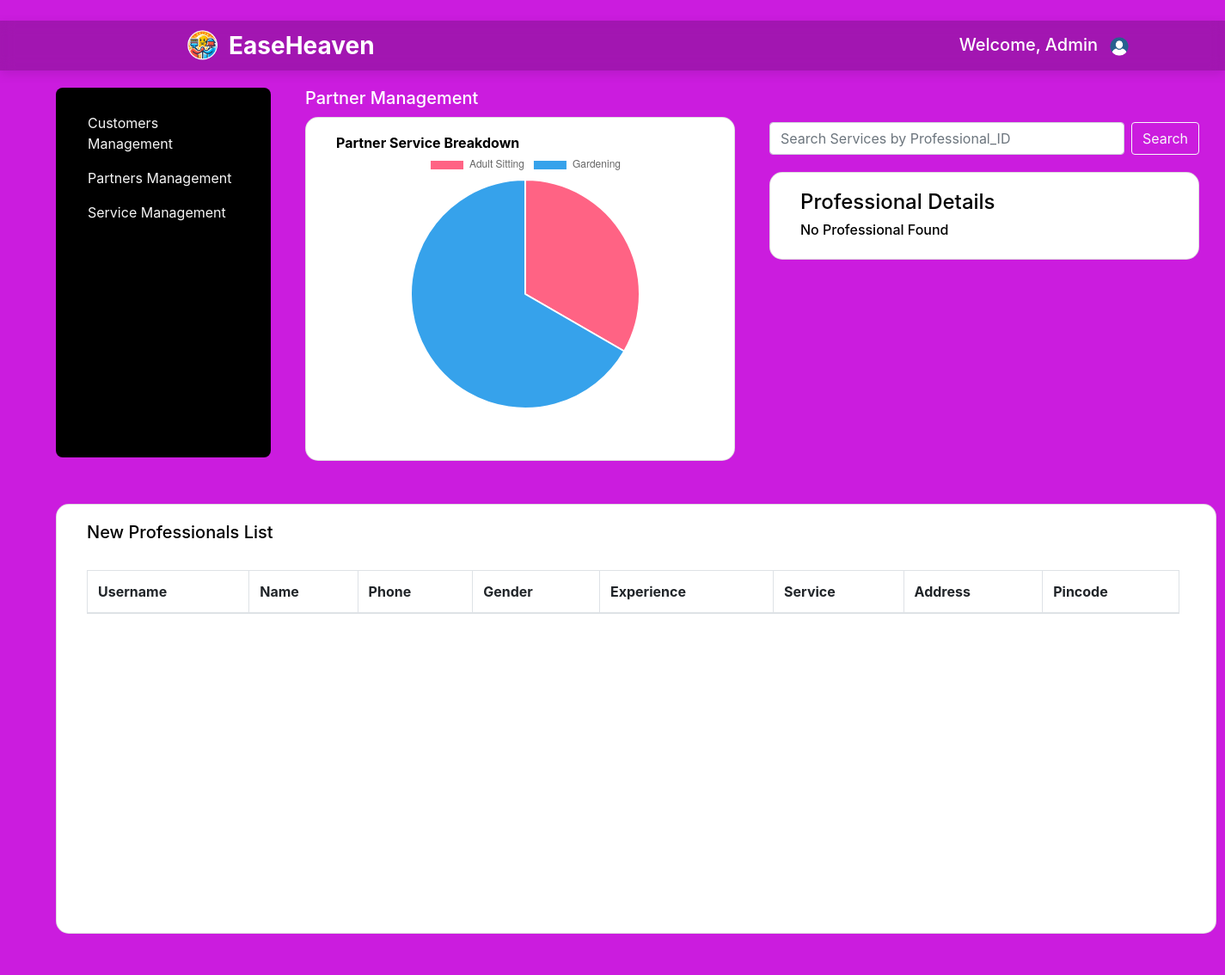
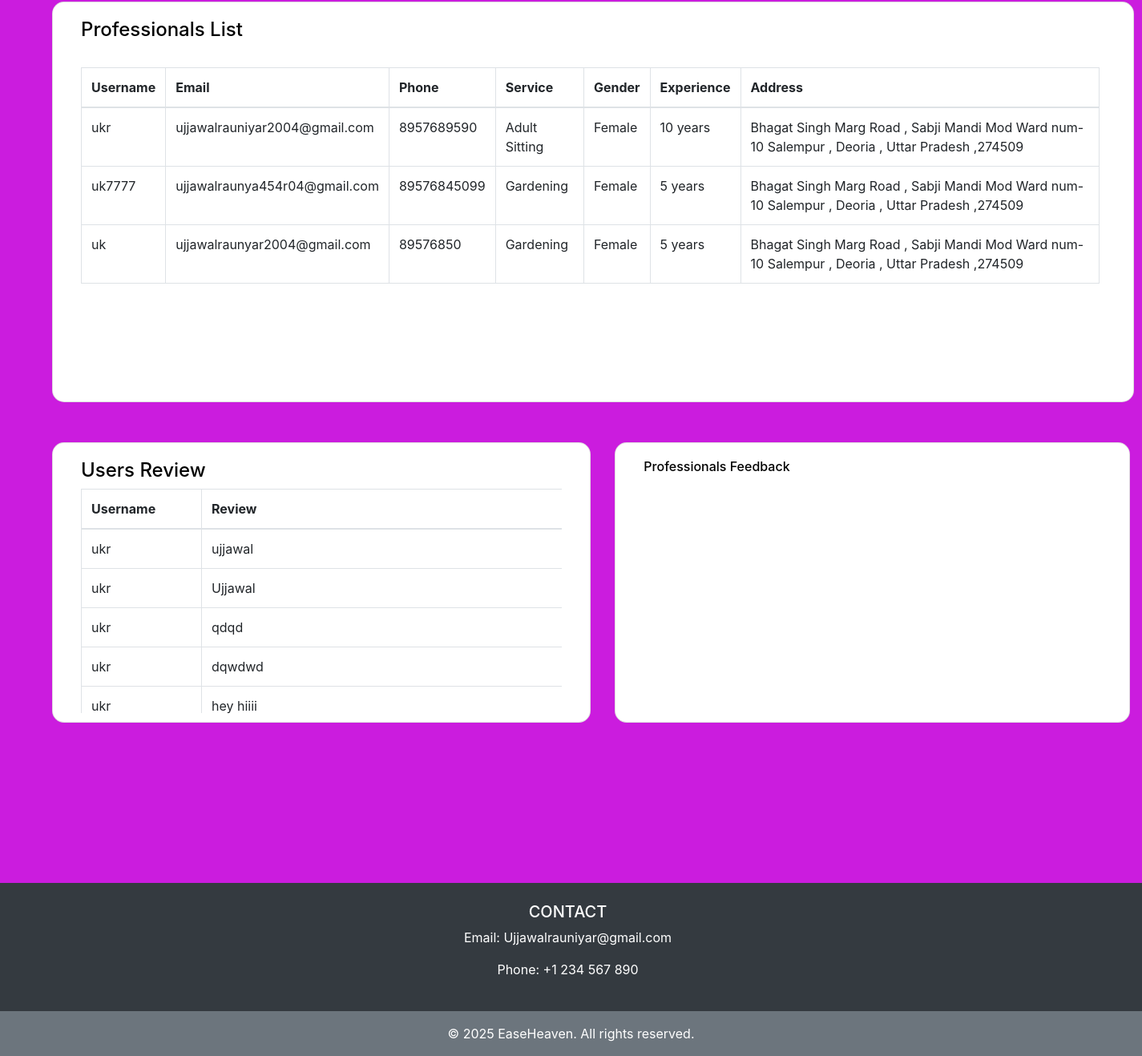
Screenshot of /Show_table2 (signed in) with the database file from the repository (2 pictures, top to bottom).
### tables this page shows
CREATE TABLE active_professional (
	id INTEGER NOT NULL, 
	username VARCHAR(50) NOT NULL, 
	password VARCHAR(100) NOT NULL, 
	gender VARCHAR(10) NOT NULL, 
	pincode VARCHAR(10) NOT NULL, 
	phone VARCHAR(15) NOT NULL, 
	address TEXT NOT NULL, 
	email VARCHAR(120) NOT NULL, 
	status VARCHAR(20) NOT NULL, 
	service VARCHAR(50) NOT NULL, 
	full_name VARCHAR(100) NOT NULL, 
	experience VARCHAR(50) NOT NULL, 
	PRIMARY KEY (id), 
	UNIQUE (username), 
	UNIQUE (phone), 
	UNIQUE (email)
);

CREATE TABLE review (
	id INTEGER NOT NULL, 
	username VARCHAR(50) NOT NULL, 
	review TEXT NOT NULL, 
	PRIMARY KEY (id)
);

### backend/main.py (the view, shortened to what this page needs)
@app.route('/Show_table2', methods=['GET' , 'POST'])
def show2():
    if 'id' not in session:
        return redirect('/Admin_login')
    db = get_db()
    cursor = db.cursor()
    result = None
    username = None  # to hold the searched service result
    cursor.execute('SELECT username, email, phone , service,gender,experience, address FROM active_professional')
    table2 = cursor.fetchall()
    cursor.execute('SELECT username , full_name, phone , gender , experience , service_type , address , pincode FROM professional')
    table1 = cursor.fetchall()
    cursor.execute('SELECT username, review FROM review')
    table3 = cursor.fetchall()
    if request.method == 'POST' and 'reject_professional' in request.form:
        user_id = request.form.get('username')
        cursor.execute('DELETE FROM professional WHERE username = ?', (user_id,))
        db.commit()
    cursor.execute('SELECT service, COUNT(*) FROM active_professional GROUP BY service')
    data = cursor.fetchall()
    labels = [row[0] for row in data]
    counts = [row[1] for row in data]
    return render_template('Admin_dash2.html' , table1=table1 ,  result=result , table2=table2 , table3=table3,labels=labels , counts = counts, username=username)

### backend/main.py (called while the page is built)
def get_db():
    db = getattr(g, '_database',None)
    if db is None:
        db = g._database = sqlite3.connect(Database)
    return db

@app.after_request
def add_header(response):
    response.headers["Cache-Control"] = "no-store, no-cache, must-revalidate, post-check=0, pre-check=0, max-age=0"
    response.headers["Pragma"] = "no-cache"
    response.headers["Expires"] = "0"
    return response

### templates/Admin_dash2.html (shortened to what this page needs)
{% extends "base.html" %}
{% block navbar %}
    <div class="container-fluid">
    <div class="ml-auto" style="display: flex; align-items: flex-start; gap: 10px; ">
        <H5 style="color: white; margin-left: 500px; margin-top: 8px;" >Welcome, Admin</H5>
  <div style="position: relative;">
    <img src="{{ url_for('static', filename='91.png') }}" alt="Profile" id="profile-icon" width="30" height="24" class="d-inline-block align-text-top" style="margin-top: 8px; cursor: pointer;">
  </div>
</div>
</div>
{% endblock %}
  {% block content %}
        <div class="side_card" style="display: flex; gap: 40px; align-items: flex-start;">
  <div class="card" style="height: 430px; width: 250px; border-radius: 8px; background-color: black; padding: 20px; margin-left: 50px;">
    <a class="nav-link" style="color:whitesmoke; display: block;" href="/Customers_management">Customers Management</a>
    <a class="nav-link" style="color:whitesmoke; display: block;" href="/Partner_Management">Partners Management</a>
    <a class="nav-link" style="color:whitesmoke; display: block;" href="/Show_table">Service Management</a>
  </div>
  <div style="display: flex; flex-direction: column; gap: 30px;">
    <div style="display: flex; gap: 40px;">
      <div>
        <h5 style="margin-bottom: 10px; color: white;">Partner Management</h5>
        <div class="card" style="height: 400px; width: 500px; border-radius: 15px; background-color: white;">
          <div class="mb-3" style="width: 250px; margin-left: 25px; margin-top: 20px;">
            <h6 style="color: black; margin-left: 10px; font-weight: bold;">Partner Service Breakdown</h9>
            <br>
    <div style="max-width: 600px; margin: auto;">
    <canvas id="serviceChart" style="margin-left: 70px;"></canvas>
    </div>
    <script>
    let labels = {{ labels|tojson }};
    let counts = {{ counts|tojson }};
    const ctx = document.getElementById('serviceChart').getContext('2d');
    const serviceChart = new Chart(ctx, {
        type: 'pie',
        data: {
            labels: labels,
            datasets: [{
                label: 'Number of Professionals',
                data: counts,
                backgroundColor: ['#FF6384', '#36A2EB', '#FFCE56', '#4BC0C0', '#9966FF', '#FF9F40'],
                hoverOffset: 4
            }]
        },
        options: {
            responsive: false,
            plugins: {
                legend: {
                    position: 'top',
                },
                tooltip: {
                    enabled: true
                }
            }
        }
    });
</script>
          </div>
        </div>
      </div>
      <div>
        <form class="d-flex" role="search" style="margin-top: 40px; width: 500px;" action="/Show_table2" method="post">
          <input class="form-control mr-2" type="search" name="username" placeholder="Search Services by Professional_ID" aria-label="Search Services by Professional_ID">
          <button class="btn btn-outline-light" type="submit">Search</button>
        </form>
        <div class="card" style="height: auto; width: 500px; border-radius: 15px; background-color: white; margin-top: 20px;">
          <div class="mb-3" style="width: 350px; margin-left: 25px; margin-top: 20px;">
            <h4 style="color: black; margin-left: 10px;">Professional Details</h4>
            {% if result %}
            <h6 style="color: black; margin-left: 10px;">Name :-{{ result[0] }}</h6>
            <h6 style="color: black; margin-left: 10px;">Gender :-{{ result[1] }}</h6>
            <h6 style="color: black; margin-left: 10px;">Phone :-{{ result[2] }}</h6>
            <h6 style="color: black; margin-left: 10px;">Pincode :-{{ result[3] }}</h6>
            <h6 style="color: black; margin-left: 10px;">Address :-{{ result[4] }}</h6>
            <h6 style="color: black; margin-left: 10px;">Email :-{{ result[5] }}</h6>
            <h6 style="color: black; margin-left: 10px;">Experience :-{{ result[6] }}</h6>
            <h6 style="color: black; margin-left: 10px;">Status :-{{ result[7] }}</h6>
            <h6 style="color: black; margin-left: 10px;">Service Type :-{{ result[8] }}</h6>
            <br>
        <div style="display: flex; align-items: flex-start; gap: 20px;">
       <form action="/Show_table2" method="post" style="display: flex; gap: 20px;">
          <input type="hidden" name="username" value="{{ username }}">
          <button type="submit" name="action" value="block" class="btn btn-danger" style="width: 100px;">Block</button>
          <button type="submit" name="action" value="unblock" class="btn btn-success" style="width: 100px;">Unblock</button>
        </form>
      </div>
            {% else %}
            <h6 style="color: black; margin-left: 10px;">No Professional Found</h6>
            {% endif %}
          </div>
        </div>
      </div>
    </div>
    </div>
    </div>
    <div class="card" style="height:500px; width: 1350px; border-radius: 15px; background-color: white; margin-left: 50px; margin-top: 50px;"  >
      <div class="mb-3" style="width: 95%; margin-left: 25px; margin-top: 20px;">
        <h5 style="color: black; margin-left: 10px;">New Professionals List</h5>
        <br>
                <div style="overflow-y: auto; height: 280px; margin-left: 10px;">
        <table class="table table-bordered" style="width: 100%;" >
      <thead>
        <tr>
          <th>Username</th>
          <th>Name</th>
          <th>Phone</th>
          <th>Gender</th>
          <th>Experience</th>
          <th>Service</th>
          <th>Address</th>
          <th>Pincode</th>
        </tr>
      </thead>
</table>
</div>
</div>
</div>
<div class="card" style="height:500px; width: 1350px; border-radius: 15px; background-color: white; margin-left: 50px; margin-top: 50px;"  >
      <div class="mb-3" style="width: 95%; margin-left: 25px; margin-top: 20px;">
        <h4 style="color: black; margin-left: 10px;">Professionals List</h4>
        <br>
        <div style="overflow-y: auto; height: 280px; margin-left: 10px;">
        <table class="table table-bordered" style="width: 100%;">
      <thead>
        <tr>
          <th>Username</th>
          <th>Email</th>
          <th>Phone</th>
          <th>Service</th>
          <th>Gender</th>
          <th>Experience</th>
          <th>Address</th>
        </tr>
      </thead>
      <tbody>
        {% for user1 in table2 %}
        <tr>
          <td>{{ user1[0] }}</td>
          <td>{{ user1[1] }}</td>
          <td>{{ user1[2] }}</td>
          <td>{{ user1[3] }}</td>
          <td>{{ user1[4] }}</td>
          <td>{{ user1[5] }} years</td>
          <td>{{ user1[6] }}</td>
        </tr>
        {% endfor %}
      </tbody>
    </table>
    </div>
  </div>
</div>
    <div style="display: flex; gap: 30px;  margin-left: 50px; margin-top: 50px;">
    <div class="card" style="height: 350px; width: 680px; border-radius: 15px; background-color: white; align-items: flex-start; ">
      <div class="mb-3" style="width: 250px; margin-left: 25px; margin-top: 20px;">
        <h4 style="color: black; margin-left: 10px;">Users Review</h4>
        <div style="overflow-y: auto; height: 280px; width: 600px; margin-left: 10px;">
        <table class="table table-bordered" style="width: 650px;">
      <thead>
        <tr>
          <th style="width: 150px;">Username</th>
          <th style="width: 300;">Review</th>
        </tr>
      </thead>
      <tbody>
        {% for user1 in table3 %}
        <tr>
          <td>{{ user1[0] }}</td>
          <td>{{ user1[1] }}</td>
        </tr>
        {% endfor %}
      </tbody>
    </table>
    </div>
      </div>
    </div>
<div class="card" style="height: 350px; width: 650px; border-radius: 15px; background-color: white; align-items: flex-start;">
      <div class="mb-3" style="width: 250px; margin-left: 25px; margin-top: 20px;">
        <h6 style="color: black; margin-left: 10px;">Professionals Feedback</h6>
      </div>
    </div>
</div>
{% endblock %}

### rows the page displays
active_professional: username "ukr", email "ujjawalrauniyar2004@gmail.com", phone "8957689590", service "Adult Sitting", gender "Female", experience "10", address "Bhagat Singh Marg Road , Sabji Mandi Mod Ward num- 10 Salempur , Deoria , Uttar Pradesh ,274509"
active_professional: username "uk7777", email "ujjawalraunya454r04@gmail.com", phone "89576845099", service "Gardening", gender "Female", experience "5", address "Bhagat Singh Marg Road , Sabji Mandi Mod Ward num- 10 Salempur , Deoria , Uttar Pradesh ,274509"
active_professional: username "uk", email "ujjawalraunyar2004@gmail.com", phone "89576850", service "Gardening", gender "Female", experience "5", address "Bhagat Singh Marg Road , Sabji Mandi Mod Ward num- 10 Salempur , Deoria , Uttar Pradesh ,274509"
review: username "ukr", review "ujjawal"
review: username "ukr", review "Ujjawal"
review: username "ukr", review "qdqd"
review: username "ukr", review "dqwdwd"
review: username "ukr", review "hey hiiii"

### other values shown
chart data {{ labels|tojson }} ["Adult Sitting", "Gardening"]
chart data {{ counts|tojson }} [1, 2]
